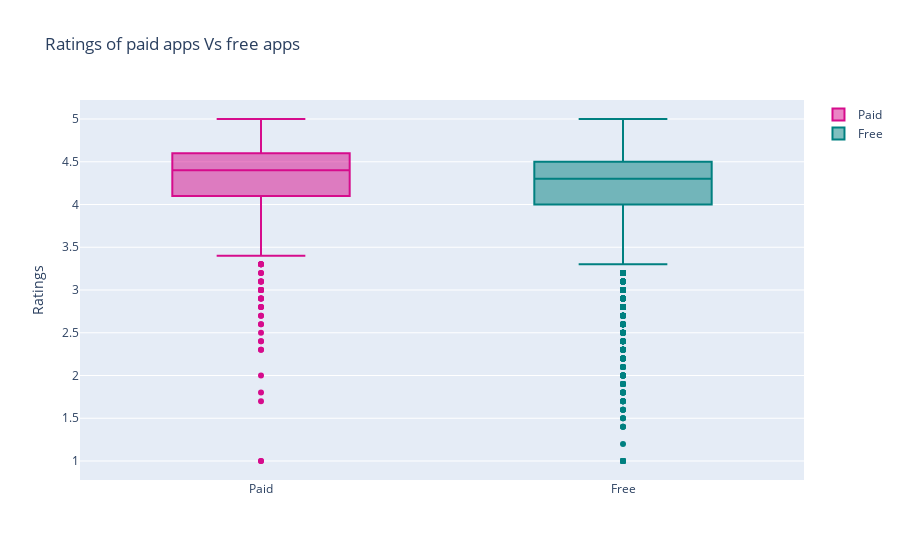

The notebook cell this image was saved under:
### Markdown cell above
## Paid apps vs free apps downloads

### Code cell
#Number of installs for free vs paid apps
trace0 = go.Box(
    y=(df['Rating'][df.Type=='Paid']),
    name = 'Paid',
    marker = dict(
        color = 'rgb(214, 12, 140)',
    )

)
trace1 = go.Box(
    y=(df['Rating'][df.Type=='Free']),
    name = 'Free',
    marker = dict(
        color = 'rgb(0, 128, 128)',
    )
)
layout = go.Layout(
    title = "Ratings of paid apps Vs free apps",
    yaxis= {'title': 'Ratings'}
)
data = [trace0, trace1]
plotly.offline.iplot({'data': data, 'layout': layout})

### Figure 1 — Plotly figure (JSON) as saved in the notebook; plotly's stock layout.template omitted (floating-point values rounded to 4 significant figures; data arrays with more than 128 entries replaced by an {"elided": "..."} marker saying what was removed)
{"data": [{"marker": {"color": "rgb(214, 12, 140)"}, "name": "Paid", "type": "box", "y": {"elided": "738 float values"}}, {"marker": {"color": "rgb(0, 128, 128)"}, "name": "Free", "type": "box", "y": {"elided": "8902 float values"}}], "layout": {"title": {"text": "Ratings of paid apps Vs free apps"}, "yaxis": {"title": {"text": "Ratings"}}}}
